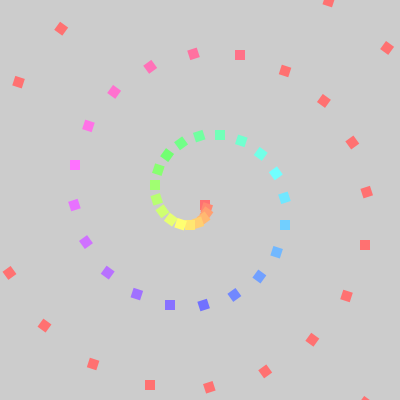
Frame 1 (no input)
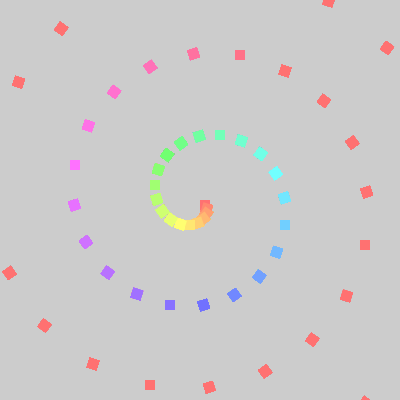
Frame 60 (the mouse pressed at the canvas centre just before this capture)
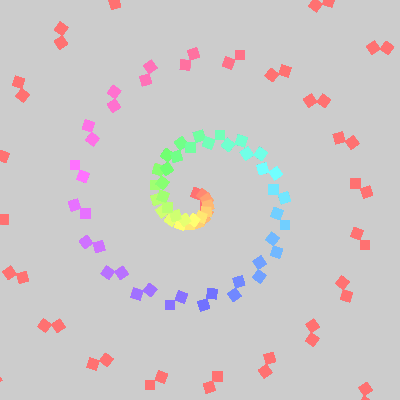
Frame 120 (the mouse held since frame 60 and released just before this capture)

The Processing sketch that drew these frames (run headless with seeded random() and noise(); from frame 60 on, the mouse is pressed at the canvas centre):

// Processing sketch: processing_62184
// ── processing_62184.pde

int x;
int angle;

void setup(){
  
  colorMode(HSB,360);
  size(400,400);
  noStroke();
  fill(360);
  x=4;
  angle=18;
}

void draw(){
  
   
  translate(200,200);
 
  for(int i=0; i<360; i++){
    fill(i*10,200,360);
   

  pushMatrix();
    rotate(radians(i*angle));
    translate(i*x,i);
     rotate(radians(mouseX));
    rect(0,0,10,10);
  popMatrix();  
  }
}
